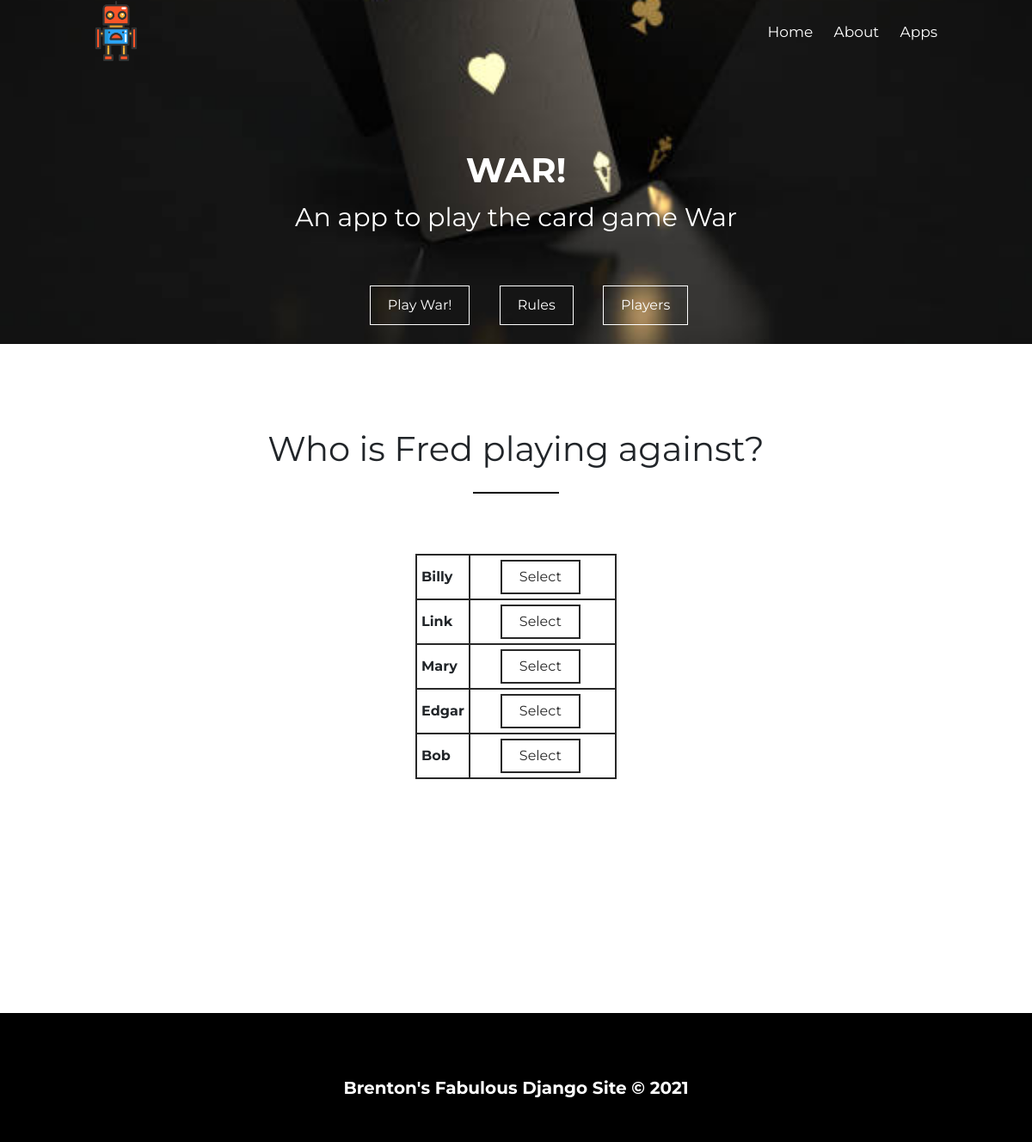
Page /war/play/5 on the committed database.
### War/models.py (models this page shows, shortened)
class Player(models.Model):
    name = models.CharField(max_length=30)
    wins = models.IntegerField(default=0)
    losses = models.IntegerField(default=0)
    players = models.Manager()

### War/views.py (the view)
# urls.py: path('play/<int:id>', views.player2, name="player2"),
def player2(request, id):
    players = Player.players.all()
    player1 = Player.players.get(id=id)
    context = {
        'players': players,
        'player1': player1,
        }
    return render(request, 'War/player2.html', context)

### War/templates/War/player2.html
{% extends 'War/war_base.html' %}
{% load static %}
{% block pagetop-css %}cover-war-short{% endblock%}
{% block templatecontent %}
<section>
    <br><br>
    <h2 class="sub-title">Who is {{ player1.name }} playing against?</h2>
    <table class="player-table">
        {% for player in players %}
            {% if player.id != player1.id %}
                <tr>
                    <td class="bold">{{ player.name }}</td>
                    <td class="table-btn"><a href="{{player1.id}}/{{ player.id }}"><button class="contact-btn form-btn">Select</button></a></td>
                </tr>
            {% endif %}
        {% endfor %}
    </table>
    <br><br><br><br><br><br><br><br><br><br><br><br><br><br><br><br><br>
</section>
{% endblock %}

### static/css/styles.css (style rules this page uses)
html,body,div,span,applet,object,iframe,h1,h2,h3,h4,h5,h6,p,blockquote,pre,a,abbr,acronym,address,big,cite, code,del,dfn,em,img,ins,kbd,q,s,samp,small,strike,strong,sub,sup,tt,var,b,u,i,center,dl,dt,dd,ol,ul,li,fieldset, form,label,legend,table,caption,tbody,tfoot,thead,tr,th,td,article,aside,canvas,details,embed,figure,figcaption, footer,header,hgroup,menu,nav,output,ruby,section,summary,time,mark,audio,video { margin: 0; padding: 0; border: 0; font-size: 100%; font: inherit; vertical-align: baseline; }
article,aside,details,figcaption,figure,footer,header,hgroup,menu,nav,section { display: block; }
body { line-height: 1; font-family: "Montserrat", sans-serif; }
* { box-sizing: border-box; outline: 0; }
.portfolio-btn, .contact-btn { margin: 0 auto; display: inline-block; padding: 10px 20px; border: 1px solid white; background: transparent; color: white; text-decoration: none; transition: 0.3s; }
.contact-btn { margin-left: 30px; }
h2.sub-title { position: relative; display: block; margin: 70px auto; text-align: center; font-size: 40px; line-height: 40px; }
h2.sub-title::after { display: block; height: 2px; background-color: black; content: ""; width: 100px; margin: 30px auto 0 auto; }
button.form-btn { border: 2px solid #282828; color: #282828; }

### War/static/War/war.css (style rules this page uses)
table, th, td.player-table { margin: auto; }
.bold { font-weight: bold; }
table, th, td { border: 2px solid #282828; padding: 5px; }
.table-btn { padding-bottom: 5px; padding-right: 40px; white-space: nowrap; }

### rows in the picture
Player: name "Fred"
Player: name "Billy"
Player: name "Link"
Player: name "Mary"
Player: name "Edgar"
Player: name "Bob"
